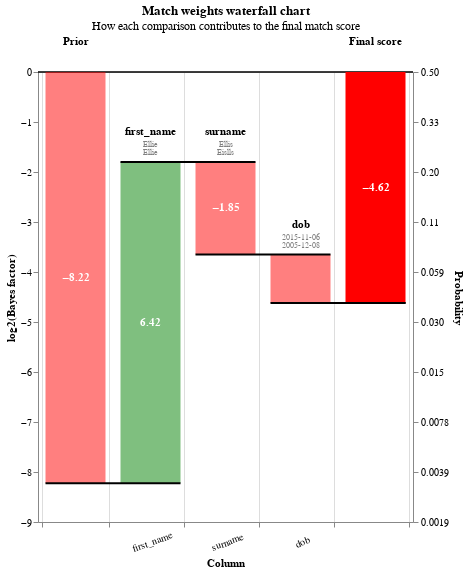

This figure's notebook cell:
### Code cell
records = linker.prediction_errors_from_labels_column(
    "cluster", include_false_negatives=True, include_false_positives=True
).as_record_dict(limit=5)

linker.waterfall_chart(records)

### Figure 1 — Vega-Lite specification as saved in the notebook (floating-point values rounded to 4 significant figures)
{"$schema": "https://vega.github.io/schema/vega-lite/v5.2.0.json", "config": {"view": {"continuousHeight": 300, "continuousWidth": 400}}, "data": {"values": [{"bar_sort_order": 0, "bayes_factor": 0.003343, "bayes_factor_description": null, "column_name": "Prior", "comparison_vector_value": null, "label_for_charts": "Starting match weight (prior)", "log2_bayes_factor": -8.225, "m_probability": null, "record_number": 0, "sql_condition": null, "term_frequency_adjustment": null, "u_probability": null, "value_l": "", "value_r": ""}, {"bar_sort_order": 1, "bayes_factor": 85.82, "bayes_factor_description": "If comparison level is `exact match first_name` then comparison is 85.82 times more likely to be a match", "column_name": "first_name", "comparison_vector_value": 3, "label_for_charts": "Exact match first_name", "log2_bayes_factor": 6.423, "m_probability": 0.4972, "record_number": 0, "sql_condition": "\"first_name_l\" = \"first_name_r\"", "term_frequency_adjustment": false, "u_probability": 0.005794, "value_l": "Ellie", "value_r": "Ellie"}, {"bar_sort_order": 2, "bayes_factor": 0.2773, "bayes_factor_description": "If comparison level is `all other comparisons` then comparison is  3.61 times less likely to be a match", "column_name": "surname", "comparison_vector_value": 0, "label_for_charts": "All other comparisons", "log2_bayes_factor": -1.851, "m_probability": 0.2748, "record_number": 0, "sql_condition": "ELSE", "term_frequency_adjustment": false, "u_probability": 0.9911, "value_l": "Ellis", "value_r": "Eislls"}, {"bar_sort_order": 3, "bayes_factor": 0.5108, "bayes_factor_description": "If comparison level is `within 10 years` then comparison is  1.96 times less likely to be a match", "column_name": "dob", "comparison_vector_value": 1, "label_for_charts": "Within 10 years", "log2_bayes_factor": -0.9692, "m_probability": 0.151, "record_number": 0, "sql_condition": "\n            abs(date_diff('year',strptime(\"dob_l\",\n              '%Y-%m-%d'),strptime(\"dob_r\",\n              '%Y-%m-%d'))) <= 10\n        ", "term_frequency_adjustment": false, "u_probability": 0.2956, "value_l": "2015-11-06", "value_r": "2005-12-08"}, {"bar_sort_order": 4, "bayes_factor": 1, "bayes_factor_description": "If comparison level is `null` then comparison is 1.00 times more likely to be a match", "column_name": "city", "comparison_vector_value": -1, "label_for_charts": "Null", "log2_bayes_factor": 0, "m_probability": null, "record_number": 0, "sql_condition": "\"city_l\" IS NULL OR \"city_r\" IS NULL", "term_frequency_adjustment": false, "u_probability": null, "value_l": "London", "value_r": "nan"}, {"bar_sort_order": 5, "bayes_factor": 1, "bayes_factor_description": "If comparison level is `null` then comparison is 1.00 times more likely to be a match", "column_name": "tf_city", "comparison_vector_value": -1, "label_for_charts": "Null", "log2_bayes_factor": 0, "m_probability": null, "record_number": 0, "sql_condition": "\"city_l\" IS NULL OR \"city_r\" IS NULL", "term_frequency_adjustment": true, "u_probability": null, "value_l": "", "value_r": ""}, {"bar_sort_order": 6, "bayes_factor": 1, "bayes_factor_description": "If comparison level is `null` then comparison is 1.00 times more likely to be a match", "column_name": "email", "comparison_vector_value": -1, "label_for_charts": "Null", "log2_bayes_factor": 0, "m_probability": null, "record_number": 0, "sql_condition": "\"email_l\" IS NULL OR \"email_r\" IS NULL", "term_frequency_adjustment": false, "u_probability": null, "value_l": "nan", "value_r": "elliee@oguzmanoc.m"}, {"bar_sort_order": 7, "bayes_factor": 0.04064, "bayes_factor_description": null, "column_name": "Final score", "comparison_vector_value": null, "label_for_charts": "Final score", "log2_bayes_factor": -4.621, "m_probability": null, "record_number": 0, "sql_condition": null, "term_frequency_adjustment": null, "u_probability": null, "value_l": "", "value_r": ""}, {"bar_sort_order": 0, "bayes_factor": 0.003343, "bayes_factor_description": null, "column_name": "Prior", "comparison_vector_value": null, "label_for_charts": "Starting match weight (prior)", "log2_bayes_factor": -8.225, "m_probability": null, "record_number": 1, "sql_condition": null, "term_frequency_adjustment": null, "u_probability": null, "value_l": "", "value_r": ""}, {"bar_sort_order": 1, "bayes_factor": 85.82, "bayes_factor_description": "If comparison level is `exact match first_name` then comparison is 85.82 times more likely to be a match", "column_name": "first_name", "comparison_vector_value": 3, "label_for_charts": "Exact match first_name", "log2_bayes_factor": 6.423, "m_probability": 0.4972, "record_number": 1, "sql_condition": "\"first_name_l\" = \"first_name_r\"", "term_frequency_adjustment": false, "u_probability": 0.005794, "value_l": "Joshua", "value_r": "Joshua"}, {"bar_sort_order": 2, "bayes_factor": 1, "bayes_factor_description": "If comparison level is `null` then comparison is 1.00 times more likely to be a match", "column_name": "surname", "comparison_vector_value": -1, "label_for_charts": "Null", "log2_bayes_factor": 0, "m_probability": null, "record_number": 1, "sql_condition": "\"surname_l\" IS NULL OR \"surname_r\" IS NULL", "term_frequency_adjustment": false, "u_probability": null, "value_l": "Williams", "value_r": "nan"}, {"bar_sort_order": 3, "bayes_factor": 0.5108, "bayes_factor_description": "If comparison level is `within 10 years` then comparison is  1.96 times less likely to be a match", "column_name": "dob", "comparison_vector_value": 1, "label_for_charts": "Within 10 years", "log2_bayes_factor": -0.9692, "m_probability": 0.151, "record_number": 1, "sql_condition": "\n            abs(date_diff('year',strptime(\"dob_l\",\n              '%Y-%m-%d'),strptime(\"dob_r\",\n              '%Y-%m-%d'))) <= 10\n        ", "term_frequency_adjustment": false, "u_probability": 0.2956, "value_l": "2012-08-05", "value_r": "2003-09-07"}, {"bar_sort_order": 4, "bayes_factor": 1, "bayes_factor_description": "If comparison level is `null` then comparison is 1.00 times more likely to be a match", "column_name": "city", "comparison_vector_value": -1, "label_for_charts": "Null", "log2_bayes_factor": 0, "m_probability": null, "record_number": 1, "sql_condition": "\"city_l\" IS NULL OR \"city_r\" IS NULL", "term_frequency_adjustment": false, "u_probability": null, "value_l": "Portsmouth", "value_r": "nan"}, {"bar_sort_order": 5, "bayes_factor": 1, "bayes_factor_description": "If comparison level is `null` then comparison is 1.00 times more likely to be a match", "column_name": "tf_city", "comparison_vector_value": -1, "label_for_charts": "Null", "log2_bayes_factor": 0, "m_probability": null, "record_number": 1, "sql_condition": "\"city_l\" IS NULL OR \"city_r\" IS NULL", "term_frequency_adjustment": true, "u_probability": null, "value_l": "", "value_r": ""}, {"bar_sort_order": 6, "bayes_factor": 1, "bayes_factor_description": "If comparison level is `null` then comparison is 1.00 times more likely to be a match", "column_name": "email", "comparison_vector_value": -1, "label_for_charts": "Null", "log2_bayes_factor": 0, "m_probability": null, "record_number": 1, "sql_condition": "\"email_l\" IS NULL OR \"email_r\" IS NULL", "term_frequency_adjustment": false, "u_probability": null, "value_l": "nan", "value_r": "j.williams@levine-johnson.com"}, {"bar_sort_order": 7, "bayes_factor": 0.1466, "bayes_factor_description": null, "column_name": "Final score", "comparison_vector_value": null, "label_for_charts": "Final score", "log2_bayes_factor": -2.77, "m_probability": null, "record_number": 1, "sql_condition": null, "term_frequency_adjustment": null, "u_probability": null, "value_l": "", "value_r": ""}, {"bar_sort_order": 0, "bayes_factor": 0.003343, "bayes_factor_description": null, "column_name": "Prior", "comparison_vector_value": null, "label_for_charts": "Starting match weight (prior)", "log2_bayes_factor": -8.225, "m_probability": null, "record_number": 2, "sql_condition": null, "term_frequency_adjustment": null, "u_probability": null, "value_l": "", "value_r": ""}, {"bar_sort_order": 1, "bayes_factor": 85.82, "bayes_factor_description": "If comparison level is `exact match first_name` then comparison is 85.82 times more likely to be a match", "column_name": "first_name", "comparison_vector_value": 3, "label_for_charts": "Exact match first_name", "log2_bayes_factor": 6.423, "m_probability": 0.4972, "record_number": 2, "sql_condition": "\"first_name_l\" = \"first_name_r\"", "term_frequency_adjustment": false, "u_probability": 0.005794, "value_l": "Kai", "value_r": "Kai"}, {"bar_sort_order": 2, "bayes_factor": 1, "bayes_factor_description": "If comparison level is `null` then comparison is 1.00 times more likely to be a match", "column_name": "surname", "comparison_vector_value": -1, "label_for_charts": "Null", "log2_bayes_factor": 0, "m_probability": null, "record_number": 2, "sql_condition": "\"surname_l\" IS NULL OR \"surname_r\" IS NULL", "term_frequency_adjustment": false, "u_probability": null, "value_l": "nan", "value_r": "Turner"}, {"bar_sort_order": 3, "bayes_factor": 0.5108, "bayes_factor_description": "If comparison level is `within 10 years` then comparison is  1.96 times less likely to be a match", "column_name": "dob", "comparison_vector_value": 1, "label_for_charts": "Within 10 years", "log2_bayes_factor": -0.9692, "m_probability": 0.151, "record_number": 2, "sql_condition": "\n            abs(date_diff('year',strptime(\"dob_l\",\n              '%Y-%m-%d'),strptime(\"dob_r\",\n              '%Y-%m-%d'))) <= 10\n        ", "term_frequency_adjustment": false, "u_probability": 0.2956, "value_l": "2018-12-31", "value_r": "2008-12-03"}, {"bar_sort_order": 4, "bayes_factor": 1, "bayes_factor_description": "If comparison level is `null` then comparison is 1.00 times more likely to be a match", "column_name": "city", "comparison_vector_value": -1, "label_for_charts": "Null", "log2_bayes_factor": 0, "m_probability": null, "record_number": 2, "sql_condition": "\"city_l\" IS NULL OR \"city_r\" IS NULL", "term_frequency_adjustment": false, "u_probability": null, "value_l": "London", "value_r": "nan"}, {"bar_sort_order": 5, "bayes_factor": 1, "bayes_factor_description": "If comparison level is `null` then comparison is 1.00 times more likely to be a match", "column_name": "tf_city", "comparison_vector_value": -1, "label_for_charts": "Null", "log2_bayes_factor": 0, "m_probability": null, "record_number": 2, "sql_condition": "\"city_l\" IS NULL OR \"city_r\" IS NULL", "term_frequency_adjustment": true, "u_probability": null, "value_l": "", "value_r": ""}, {"bar_sort_order": 6, "bayes_factor": 0.125, "bayes_factor_description": "If comparison level is `all other comparisons` then comparison is  8.00 times less likely to be a match", "column_name": "email", "comparison_vector_value": 0, "label_for_charts": "All other comparisons", "log2_bayes_factor": -3.0, "m_probability": 0.1245, "record_number": 2, "sql_condition": "ELSE", "term_frequency_adjustment": false, "u_probability": 0.9965, "value_l": "k.t50eherand@z.ncom", "value_r": "k.t50@her.andezncodm"}, {"bar_sort_order": 7, "bayes_factor": 0.01832, "bayes_factor_description": null, "column_name": "Final score", "comparison_vector_value": null, "label_for_charts": "Final score", "log2_bayes_factor": -5.771, "m_probability": null, "record_number": 2, "sql_condition": null, "term_frequency_adjustment": null, "u_probability": null, "value_l": "", "value_r": ""}, {"bar_sort_order": 0, "bayes_factor": 0.003343, "bayes_factor_description": null, "column_name": "Prior", "comparison_vector_value": null, "label_for_charts": "Starting match weight (prior)", "log2_bayes_factor": -8.225, "m_probability": null, "record_number": 3, "sql_condition": null, "term_frequency_adjustment": null, "u_probability": null, "value_l": "", "value_r": ""}, {"bar_sort_order": 1, "bayes_factor": 85.82, "bayes_factor_description": "If comparison level is `exact match first_name` then comparison is 85.82 times more likely to be a match", "column_name": "first_name", "comparison_vector_value": 3, "label_for_charts": "Exact match first_name", "log2_bayes_factor": 6.423, "m_probability": 0.4972, "record_number": 3, "sql_condition": "\"first_name_l\" = \"first_name_r\"", "term_frequency_adjustment": false, "u_probability": 0.005794, "value_l": "Mohammed", "value_r": "Mohammed"}, {"bar_sort_order": 2, "bayes_factor": 1, "bayes_factor_description": "If comparison level is `null` then comparison is 1.00 times more likely to be a match", "column_name": "surname", "comparison_vector_value": -1, "label_for_charts": "Null", "log2_bayes_factor": 0, "m_probability": null, "record_number": 3, "sql_condition": "\"surname_l\" IS NULL OR \"surname_r\" IS NULL", "term_frequency_adjustment": false, "u_probability": null, "value_l": "Fox", "value_r": "nan"}, {"bar_sort_order": 3, "bayes_factor": 3.157, "bayes_factor_description": "If comparison level is `within 1 year` then comparison is 3.16 times more likely to be a match", "column_name": "dob", "comparison_vector_value": 2, "label_for_charts": "Within 1 year", "log2_bayes_factor": 1.658, "m_probability": 0.1514, "record_number": 3, "sql_condition": "\n            abs(date_diff('year',strptime(\"dob_l\",\n              '%Y-%m-%d'),strptime(\"dob_r\",\n              '%Y-%m-%d'))) <= 1\n        ", "term_frequency_adjustment": false, "u_probability": 0.04797, "value_l": "2000-04-18", "value_r": "1999-04-17"}, {"bar_sort_order": 4, "bayes_factor": 1, "bayes_factor_description": "If comparison level is `null` then comparison is 1.00 times more likely to be a match", "column_name": "city", "comparison_vector_value": -1, "label_for_charts": "Null", "log2_bayes_factor": 0, "m_probability": null, "record_number": 3, "sql_condition": "\"city_l\" IS NULL OR \"city_r\" IS NULL", "term_frequency_adjustment": false, "u_probability": null, "value_l": "Cardiff", "value_r": "nan"}, {"bar_sort_order": 5, "bayes_factor": 1, "bayes_factor_description": "If comparison level is `null` then comparison is 1.00 times more likely to be a match", "column_name": "tf_city", "comparison_vector_value": -1, "label_for_charts": "Null", "log2_bayes_factor": 0, "m_probability": null, "record_number": 3, "sql_condition": "\"city_l\" IS NULL OR \"city_r\" IS NULL", "term_frequency_adjustment": true, "u_probability": null, "value_l": "", "value_r": ""}, {"bar_sort_order": 6, "bayes_factor": 1, "bayes_factor_description": "If comparison level is `null` then comparison is 1.00 times more likely to be a match", "column_name": "email", "comparison_vector_value": -1, "label_for_charts": "Null", "log2_bayes_factor": 0, "m_probability": null, "record_number": 3, "sql_condition": "\"email_l\" IS NULL OR \"email_r\" IS NULL", "term_frequency_adjustment": false, "u_probability": null, "value_l": "nan", "value_r": "mohammedfox24@wilson.com"}, {"bar_sort_order": 7, "bayes_factor": 0.9057, "bayes_factor_description": null, "column_name": "Final score", "comparison_vector_value": null, "label_for_charts": "Final score", "log2_bayes_factor": -0.1429, "m_probability": null, "record_number": 3, "sql_condition": null, "term_frequency_adjustment": null, "u_probability": null, "value_l": "", "value_r": ""}, {"bar_sort_order": 0, "bayes_factor": 0.003343, "bayes_factor_description": null, "column_name": "Prior", "comparison_vector_value": null, "label_for_charts": "Starting match weight (prior)", "log2_bayes_factor": -8.225, "m_probability": null, "record_number": 4, "sql_condition": null, "term_frequency_adjustment": null, "u_probability": null, "value_l": "", "value_r": ""}, {"bar_sort_order": 1, "bayes_factor": 85.82, "bayes_factor_description": "If comparison level is `exact match first_name` then comparison is 85.82 times more likely to be a match", "column_name": "first_name", "comparison_vector_value": 3, "label_for_charts": "Exact match first_name", "log2_bayes_factor": 6.423, "m_probability": 0.4972, "record_number": 4, "sql_condition": "\"first_name_l\" = \"first_name_r\"", "term_frequency_adjustment": false, "u_probability": 0.005794, "value_l": "Eliza", "value_r": "Eliza"}, {"bar_sort_order": 2, "bayes_factor": 1, "bayes_factor_description": "If comparison level is `null` then comparison is 1.00 times more likely to be a match", "column_name": "surname", "comparison_vector_value": -1, "label_for_charts": "Null", "log2_bayes_factor": 0, "m_probability": null, "record_number": 4, "sql_condition": "\"surname_l\" IS NULL OR \"surname_r\" IS NULL", "term_frequency_adjustment": false, "u_probability": null, "value_l": "nan", "value_r": "Taylor"}, {"bar_sort_order": 3, "bayes_factor": 0.5108, "bayes_factor_description": "If comparison level is `within 10 years` then comparison is  1.96 times less likely to be a match", "column_name": "dob", "comparison_vector_value": 1, "label_for_charts": "Within 10 years", "log2_bayes_factor": -0.9692, "m_probability": 0.151, "record_number": 4, "sql_condition": "\n            abs(date_diff('year',strptime(\"dob_l\",\n              '%Y-%m-%d'),strptime(\"dob_r\",\n              '%Y-%m-%d'))) <= 10\n        ", "term_frequency_adjustment": false, "u_probability": 0.2956, "value_l": "1983-01-12", "value_r": "1993-02-08"}, {"bar_sort_order": 4, "bayes_factor": 1, "bayes_factor_description": "If comparison level is `null` then comparison is 1.00 times more likely to be a match", "column_name": "city", "comparison_vector_value": -1, "label_for_charts": "Null", "log2_bayes_factor": 0, "m_probability": null, "record_number": 4, "sql_condition": "\"city_l\" IS NULL OR \"city_r\" IS NULL", "term_frequency_adjustment": false, "u_probability": null, "value_l": "Glasgow", "value_r": "nan"}, {"bar_sort_order": 5, "bayes_factor": 1, "bayes_factor_description": "If comparison level is `null` then comparison is 1.00 times more likely to be a match", "column_name": "tf_city", "comparison_vector_value": -1, "label_for_charts": "Null", "log2_bayes_factor": 0, "m_probability": null, "record_number": 4, "sql_condition": "\"city_l\" IS NULL OR \"city_r\" IS NULL", "term_frequency_adjustment": true, "u_probability": null, "value_l": "", "value_r": ""}, {"bar_sort_order": 6, "bayes_factor": 1, "bayes_factor_description": "If comparison level is `null` then comparison is 1.00 times more likely to be a match", "column_name": "email", "comparison_vector_value": -1, "label_for_charts": "Null", "log2_bayes_factor": 0, "m_probability": null, "record_number": 4, "sql_condition": "\"email_l\" IS NULL OR \"email_r\" IS NULL", "term_frequency_adjustment": false, "u_probability": null, "value_l": "nan", "value_r": "elizataylor@marshall.com"}, {"bar_sort_order": 7, "bayes_factor": 0.1466, "bayes_factor_description": null, "column_name": "Final score", "comparison_vector_value": null, "label_for_charts": "Final score", "log2_bayes_factor": -2.77, "m_probability": null, "record_number": 4, "sql_condition": null, "term_frequency_adjustment": null, "u_probability": null, "value_l": "", "value_r": ""}]}, "height": 450, "layer": [{"layer": [{"encoding": {"color": {"value": "black"}, "size": {"value": 0.5}, "y": {"field": "zero", "type": "quantitative"}}, "mark": "rule"}, {"encoding": {"color": {"condition": {"test": "(datum.log2_bayes_factor < 0)", "value": "red"}, "value": "green"}, "opacity": {"condition": {"test": "datum.column_name == 'Prior match weight' || datum.column_name == 'Final score'", "value": 1}, "value": 0.5}, "tooltip": [{"field": "column_name", "title": "Comparison column", "type": "nominal"}, {"field": "value_l", "title": "Value (L)", "type": "nominal"}, {"field": "value_r", "title": "Value (R)", "type": "nominal"}, {"field": "label_for_charts", "title": "Label", "type": "ordinal"}, {"field": "sql_condition", "title": "SQL condition", "type": "nominal"}, {"field": "comparison_vector_value", "title": "Comparison vector value", "type": "nominal"}, {"field": "bayes_factor", "format": ",.4f", "title": "Bayes factor = m/u", "type": "quantitative"}, {"field": "log2_bayes_factor", "format": ",.4f", "title": "Match weight = log2(m/u)", "type": "quantitative"}, {"field": "prob", "format": ".4f", "title": "Adjusted match score", "type": "quantitative"}, {"field": "bayes_factor_description", "title": "Match weight description", "type": "nominal"}], "x": {"axis": {"grid": true, "labelAlign": "center", "labelAngle": -20, "labelExpr": "datum.value == 'Prior' || datum.value == 'Final score' ? '' : datum.value", "labelPadding": 10, "tickBand": "extent", "title": "Column"}, "field": "column_name", "sort": {"field": "bar_sort_order", "order": "ascending"}, "type": "nominal"}, "y": {"axis": {"grid": false, "orient": "left", "title": "log2(Bayes factor)"}, "field": "previous_sum", "type": "quantitative"}, "y2": {"field": "sum"}}, "mark": {"type": "bar", "width": 60}}, {"encoding": {"color": {"value": "white"}, "text": {"condition": {"field": "log2_bayes_factor", "format": ".2f", "test": "abs(datum.log2_bayes_factor) > 1", "type": "nominal"}, "value": ""}, "x": {"axis": {"labelAngle": 0, "title": "Column"}, "field": "column_name", "sort": {"field": "bar_sort_order", "order": "ascending"}, "type": "nominal"}, "y": {"axis": {"orient": "left"}, "field": "center", "type": "quantitative"}}, "mark": {"fontWeight": "bold", "type": "text"}}, {"encoding": {"color": {"value": "black"}, "text": {"field": "column_name", "type": "nominal"}, "x": {"axis": {"labelAngle": 0, "title": "Column"}, "field": "column_name", "sort": {"field": "bar_sort_order", "order": "ascending"}, "type": "nominal"}, "y": {"field": "sum_top", "type": "quantitative"}}, "mark": {"baseline": "bottom", "dy": -25, "fontWeight": "bold", "type": "text"}}, {"encoding": {"color": {"value": "grey"}, "text": {"field": "value_l", "type": "nominal"}, "x": {"axis": {"labelAngle": 0, "title": "Column"}, "field": "column_name", "sort": {"field": "bar_sort_order", "order": "ascending"}, "type": "nominal"}, "y": {"field": "sum_top", "type": "quantitative"}}, "mark": {"baseline": "bottom", "dy": -13, "fontSize": 8, "type": "text"}}, {"encoding": {"color": {"value": "grey"}, "text": {"field": "value_r", "type": "nominal"}, "x": {"axis": {"labelAngle": 0, "title": "Column"}, "field": "column_name", "sort": {"field": "bar_sort_order", "order": "ascending"}, "type": "nominal"}, "y": {"field": "sum_top", "type": "quantitative"}}, "mark": {"baseline": "bottom", "dy": -5, "fontSize": 8, "type": "text"}}]}, {"encoding": {"x": {"axis": {"labelAngle": 0, "title": "Column"}, "field": "column_name", "sort": {"field": "bar_sort_order", "order": "ascending"}, "type": "nominal"}, "x2": {"field": "lead"}, "y": {"axis": {"labelExpr": "format(1 / (1 + pow(2, -1*datum.value)), '.2r')", "orient": "right", "title": "Probability"}, "field": "sum", "scale": {"zero": false}, "type": "quantitative"}}, "mark": {"color": "black", "strokeWidth": 2, "type": "rule", "x2Offset": 30, "xOffset": -30}}], "params": [{"bind": {"input": "range", "max": 4, "min": 0, "step": 1}, "description": "Filter by the interation number", "name": "record_number", "value": 0}], "resolve": {"axis": {"y": "independent"}}, "title": {"subtitle": "How each comparison contributes to the final match score", "text": "Match weights waterfall chart"}, "transform": [{"filter": "(datum.record_number == record_number)"}, {"filter": "(datum.bayes_factor !== 1.0)"}, {"frame": [null, 0], "window": [{"as": "sum", "field": "log2_bayes_factor", "op": "sum"}, {"as": "lead", "field": "column_name", "op": "lead"}]}, {"as": "sum", "calculate": "datum.column_name === \"Final score\" ? datum.sum - datum.log2_bayes_factor : datum.sum"}, {"as": "lead", "calculate": "datum.lead === null ? datum.column_name : datum.lead"}, {"as": "previous_sum", "calculate": "datum.column_name === \"Final score\" || datum.column_name === \"Prior match weight\" ? 0 : datum.sum - datum.log2_bayes_factor"}, {"as": "top_label", "calculate": "datum.sum > datum.previous_sum ? datum.column_name : \"\""}, {"as": "bottom_label", "calculate": "datum.sum < datum.previous_sum ? datum.column_name : \"\""}, {"as": "sum_top", "calculate": "datum.sum > datum.previous_sum ? datum.sum : datum.previous_sum"}, {"as": "sum_bottom", "calculate": "datum.sum < datum.previous_sum ? datum.sum : datum.previous_sum"}, {"as": "center", "calculate": "(datum.sum + datum.previous_sum) / 2"}, {"as": "text_log2_bayes_factor", "calculate": "(datum.log2_bayes_factor > 0 ? \"+\" : \"\") + datum.log2_bayes_factor"}, {"as": "dy", "calculate": "datum.sum < datum.previous_sum ? 4 : -4"}, {"as": "baseline", "calculate": "datum.sum < datum.previous_sum ? \"top\" : \"bottom\""}, {"as": "prob", "calculate": "1. / (1 + pow(2, -1.*datum.sum))"}, {"as": "zero", "calculate": "0*datum.sum"}], "width": {"step": 75}}
